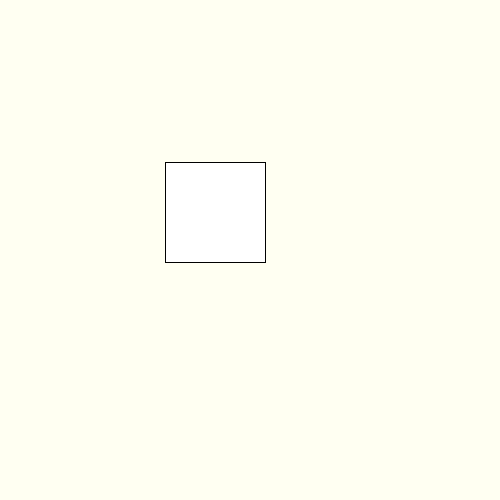
Frame 1 (no input)
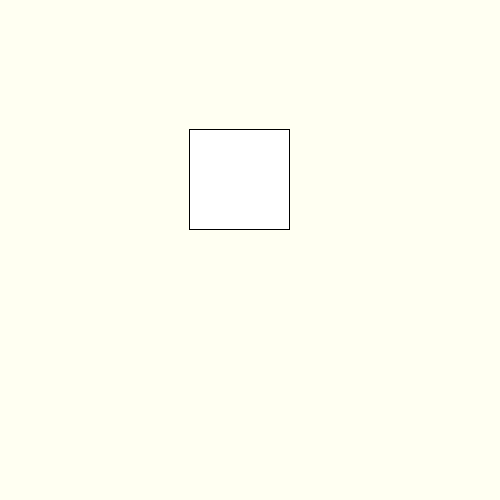
Frame 60 (the mouse pressed at the canvas centre just before this capture)
Frame 120 (the mouse held since frame 60 and released just before this capture): identical to frame 60, image omitted

The Processing sketch that drew these frames (run headless with seeded random() and noise(); from frame 60 on, the mouse is pressed at the canvas centre):

// Processing sketch: week02_1
// ── week02_1.pde
float [] HLE={-1042, -3479.7, 1003.7, -1669, -1639.6, -14219, -3655.1, -4917, 9363.2, -4271.8, -24, 681};
float [] HLN={-17090, -13711, -22888, -19631, -23818, -18573, -19636, -15648, -18256, -15721, -17776, -15581};
int N=12;
void setup(){
  size(500,500);   
  frameRate(10);
}
void draw(){
  background(#FFFFF2);
  float dx = HLE[frameCount%N]/100;
  float dy = HLN[frameCount%N]/100;
  rect(200+dx,300+dy,100,100);
}
